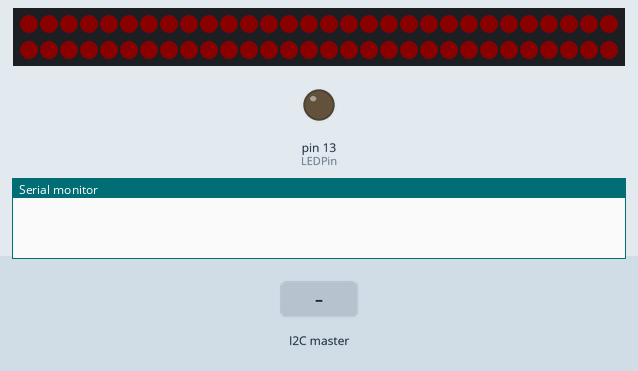
Recording of a sketch running on a simulated Arduino Uno, built with avr-gcc and run on an emulated ATmega328P. Parts: 60 RGB LEDs in strip order, left to right, continuing on the next row, output pins drawn as LEDs (lit = HIGH), the last lines printed to the serial monitor. The inputs (shaded band) are chosen by the test bench. Dim RGB values are drawn brighter than linear.

Above: at 10.0 s.
10.1 s: the I2C master sends the byte 1
At 10.42 s:
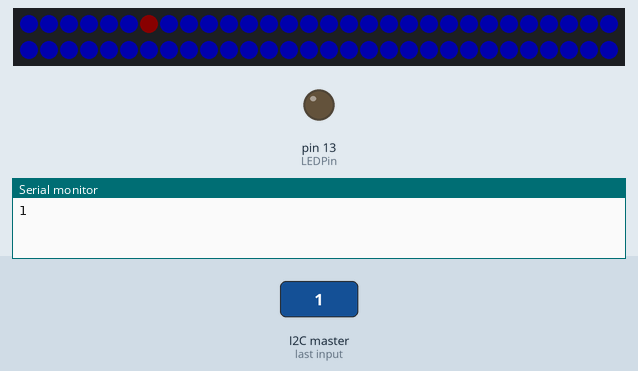
12.3 s: the I2C master sends the byte 0
At 12.62 s:
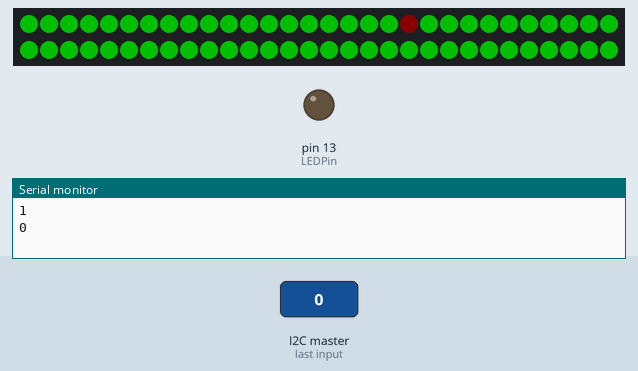
14.5 s: the I2C master sends the byte 0
At 18.99 s:
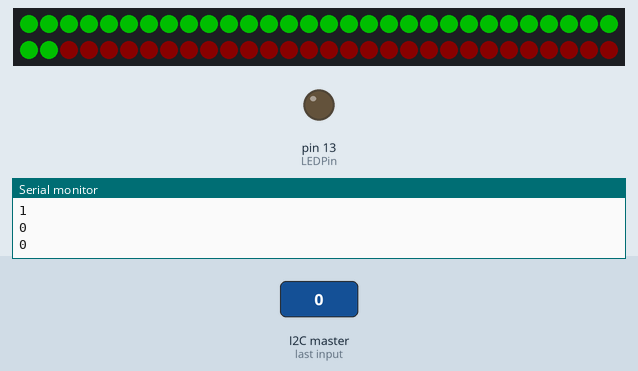

Measured:
- after the input at 10.1 s, the LEDs: change after 0.25 s (image 1)
- after the input at 12.3 s, the LEDs: change after 0.25 s (image 2)
- after the input at 14.5 s, the LEDs: first change after 0.13 s (image 3 shows a later state)

The sketch:

Arduino-Slave-Neopixels-Controller.ino
```cpp
// Ref: https://www.arduino.cc/en/Tutorial/MasterWriter
// Neopixels: https://learn.adafruit.com/adafruit-neopixel-uberguide/arduino-library

#include <Wire.h>

#include <Adafruit_NeoPixel.h>
#include <avr/power.h>

#define PIN 6
#define NUM_PIXELS 12

#define delayTime 1000

const int LEDPin = 13; // To see if it blinks

//TimeKeeper Code

// Parameter 1 = number of pixels in strip
// Parameter 2 = Arduino pin number (most are valid)
// Parameter 3 = pixel type flags, add together as needed:
//   NEO_KHZ800  800 KHz bitstream (most NeoPixel products w/WS2812 LEDs)
//   NEO_KHZ400  400 KHz (classic 'v1' (not v2) FLORA pixels, WS2811 drivers)
//   NEO_GRB     Pixels are wired for GRB bitstream (most NeoPixel products)
//   NEO_RGB     Pixels are wired for RGB bitstream (v1 FLORA pixels, not v2)

Adafruit_NeoPixel strip = Adafruit_NeoPixel(60, PIN, NEO_GRB + NEO_KHZ800);


// IMPORTANT: To reduce NeoPixel burnout risk, add 1000 uF capacitor across
// pixel power leads, add 300 - 500 Ohm resistor on first pixel's data input
// and minimize distance between Arduino and first pixel.  Avoid connecting
// on a live circuit...if you must, connect GND first.

uint32_t counterTime=0;

int arbitaryDeviceNum = 8;

void setup() {
  // This is for Trinket 5V 16MHz, you can remove these three lines if you are not using a Trinket
  #if defined (__AVR_ATtiny85__)
    if (F_CPU == 16000000) clock_prescale_set(clock_div_1);
  #endif
    // End of trinket special code


  Wire.begin(arbitaryDeviceNum);  // join i2c bus with address #8

  Serial.begin(9600); // Start serial for output

  pinMode(LEDPin, OUTPUT);

  strip.begin();
  strip.show(); // Initialize all pixels to 'off'
}


void loop(){

//  byte b = 10;
//  Serial.println( (int) b); //10

  colorWipe(strip.Color(10, 0, 0), 150); // Dim Red
  Wire.onReceive(receiveEvent); // register event
  delay(100);
}


// Function that executes whenever data is received from master
// This function is registered as an event, see setup()
void receiveEvent(int howMany) {


//  while (1 < Wire.available()) { // loop through all but the last
//    char c = Wire.read(); // receive byte as a character
//    Serial.print(c);         // print the character
//  }


  int x = (int)Wire.read();    // receive byte as an integer
  Serial.println(x);         // print the integer

  if(x == 0){
    colorWipe(strip.Color(0, 80, 0), 150); // Dim Green
  }
  else{
    colorWipe(strip.Color(0, 0, 50), 150); // Dim Blue
  }

}


// Fill the dots one after the other with a color
void colorWipe(uint32_t c, uint8_t wait) {
  for(uint16_t i=0; i<strip.numPixels(); i++) {
      strip.setPixelColor(i, c);
      strip.show();
      delay(wait);
  }
}
```
